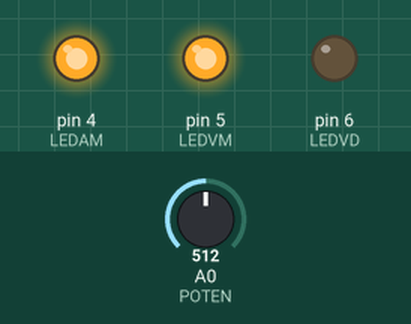
A sketch run on a simulated Arduino Uno, built with avr-gcc and run on an emulated ATmega328P. Shown: output pins drawn as LEDs (lit = HIGH). The inputs (shaded band) are chosen by the test bench; at power-on: A0 (POTEN) = 512.

Above: at 1.2 s.
1.3 s: A0 (POTEN) set to 356
2.8 s: A0 (POTEN) set to 335
At 4.0 s:
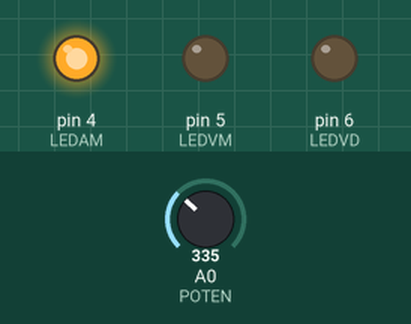
4.3 s: A0 (POTEN) set to 52
5.8 s: A0 (POTEN) set to 44
At 6.5 s:
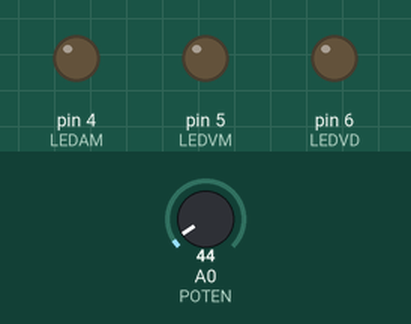
7.3 s: A0 (POTEN) set to 910
At 7.7 s:
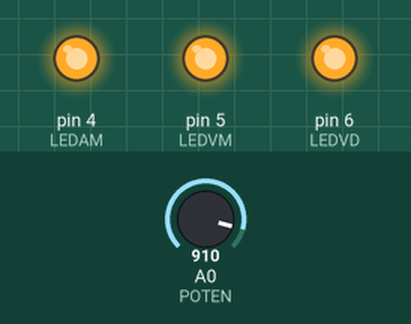
8.8 s: A0 (POTEN) set to 889
At 10.0 s:
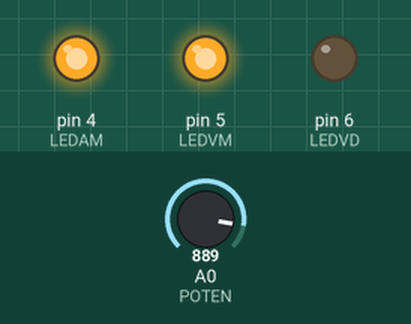
Timing chart, 0 to 11.3 s (numbered marks = the images above; inputs shaded):
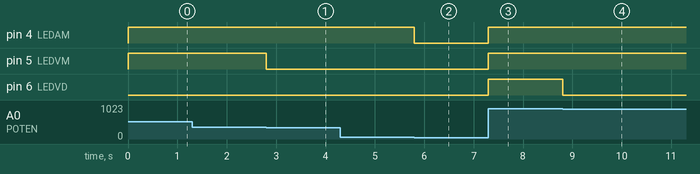

The sketch:

LEDsGradual.ino
```cpp
int LEDAM=4;
int LEDVM=5;
int LEDVD=6;
int POTEN=A0;
int ACPOTEN=0;

void setup() {
  pinMode (LEDAM, OUTPUT);
  pinMode (LEDVM, OUTPUT);
  pinMode (LEDVD, OUTPUT);
  pinMode (POTEN, INPUT);
}

void loop() {
  ACPOTEN=analogRead(POTEN);

  if (ACPOTEN > 50 ) {digitalWrite(LEDAM, HIGH);}
  if (ACPOTEN > 350 ) {digitalWrite(LEDVM, HIGH);}
  if (ACPOTEN > 900 ) {digitalWrite(LEDVD, HIGH);}
  if (ACPOTEN < 50 ) {digitalWrite(LEDAM, LOW);}
  if (ACPOTEN < 350 ) {digitalWrite(LEDVM, LOW);}
  if (ACPOTEN < 900 ) {digitalWrite(LEDVD, LOW);}


}
```

Measured:
- the behaviour switches between 350 and 349 on A0 (POTEN) (found by bisection; images 0 and 1)
- the behaviour switches between 50 and 49 on A0 (POTEN) (found by bisection; images 1 and 2)
- the behaviour switches between 900 and 899 on A0 (POTEN) (found by bisection; images 3 and 4)
- after the input at 1.3 s, every drawn part: stays the same
- after the input at 2.8 s, pin 5 (LEDVM): HIGH → LOW at once
- after the input at 4.3 s, every drawn part: stays the same
- after the input at 5.8 s, pin 4 (LEDAM): HIGH → LOW at once
- after the input at 7.3 s, pin 4 (LEDAM), pin 5 (LEDVM), pin 6 (LEDVD): LOW → HIGH at once
- after the input at 8.8 s, pin 6 (LEDVD): HIGH → LOW at once
